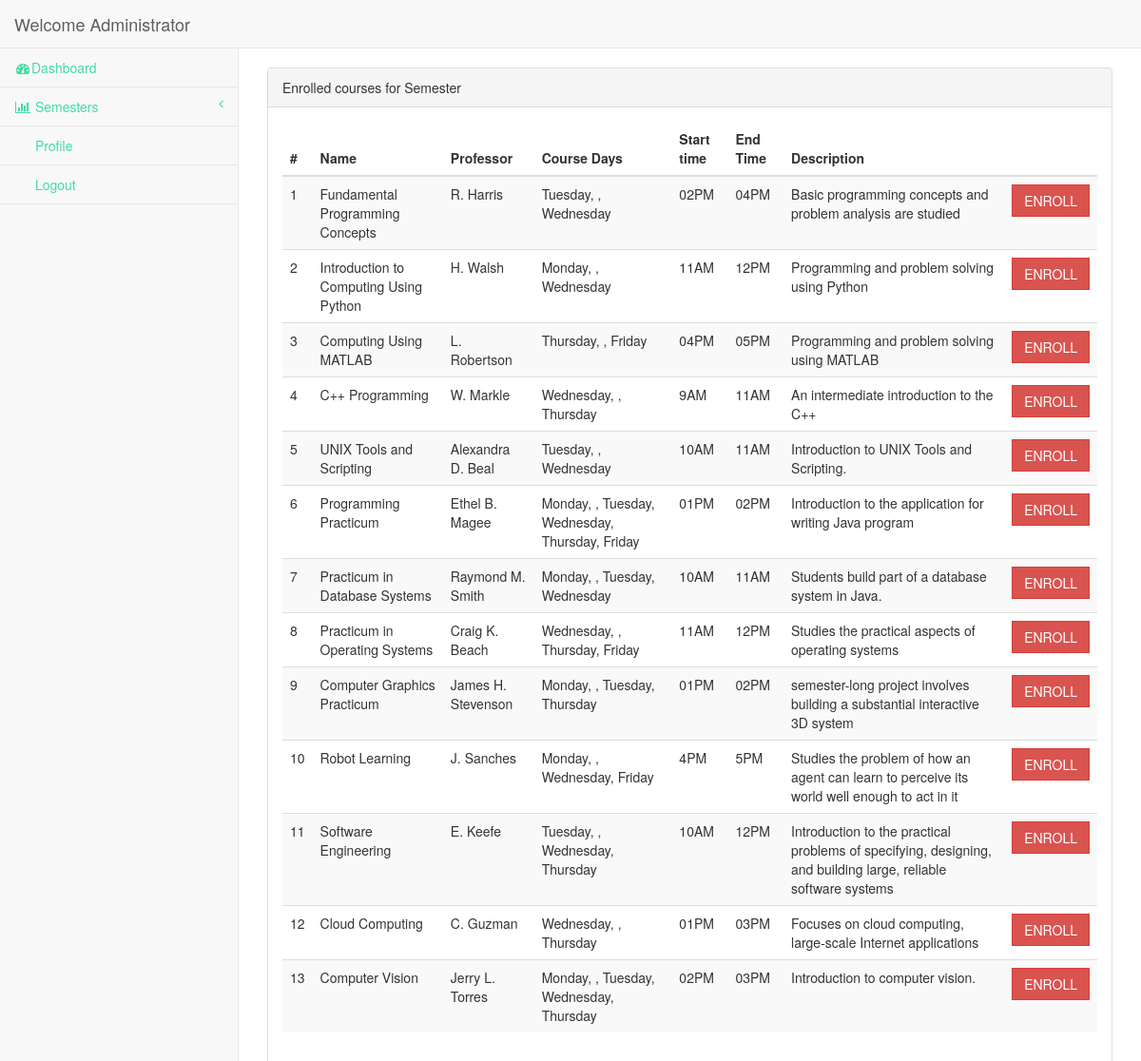
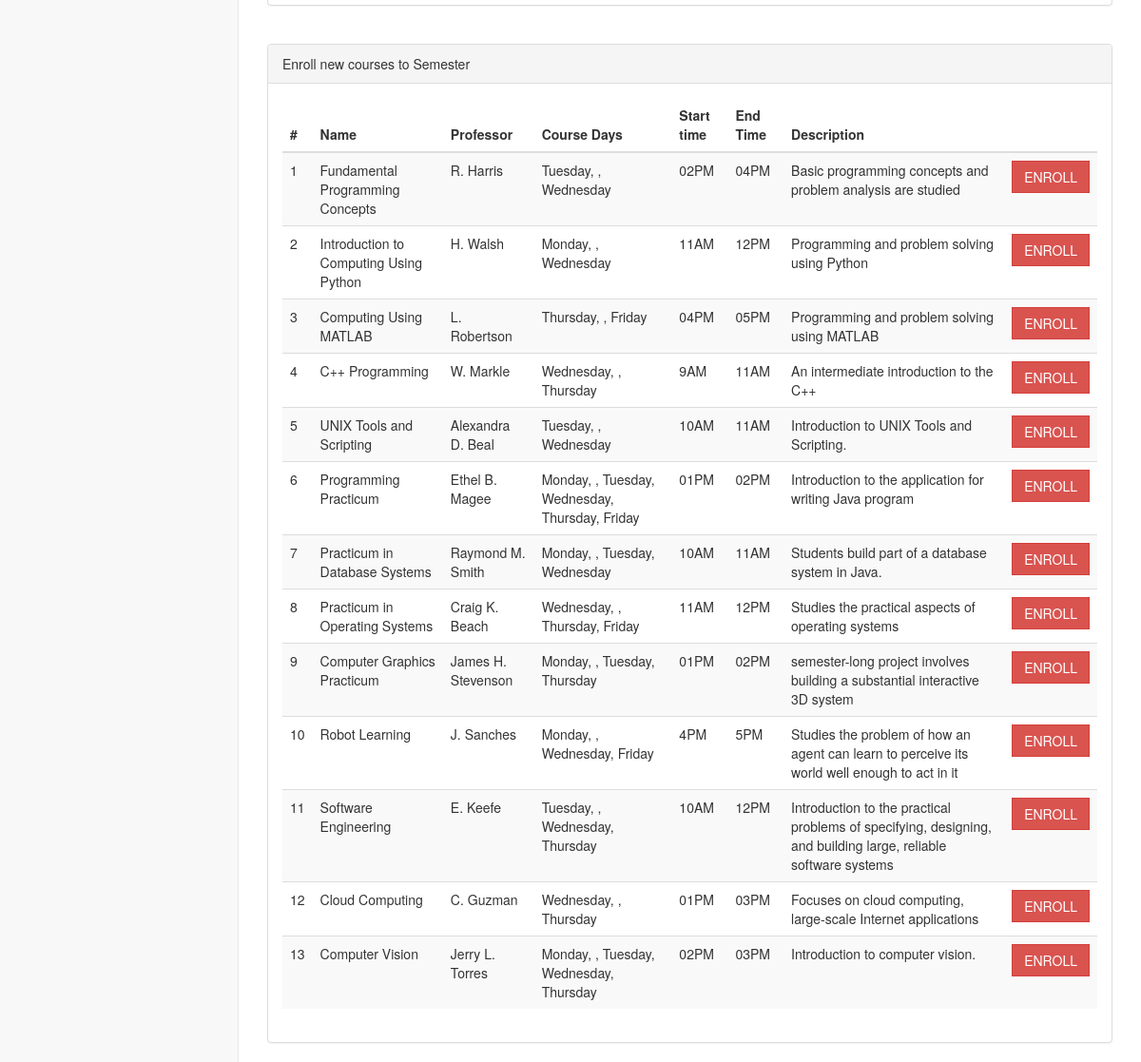
The page /add_sem_course.php (signed in) on the database its author committed (2 pictures, top to bottom).
### tables this page shows
CREATE TABLE `courses` (
  `id` int(11) NOT NULL AUTO_INCREMENT,
  `name` text NOT NULL,
  `professor` text NOT NULL,
  `days` text NOT NULL,
  `start_time` text NOT NULL,
  `end_time` text NOT NULL,
  `description` text NOT NULL,
  PRIMARY KEY (`id`)
);

### common-functions.php (called while the page is built, shortened)
<?php
function get_all_courses(){
	global $con;
	$sql = "select * from courses";
	$result = $con->query($sql);
	if ($result->num_rows > 0) {
	    $i=0;
	    while($row = $result->fetch_assoc()) {
	    	$i++;
	    	$courses[$i]['id'] = $row["id"];
	    	$courses[$i]['name'] = $row["name"];
	    	$courses[$i]['professor'] = $row["professor"];
	    	$courses[$i]['days'] = $row["days"];
	    	$courses[$i]['start_time'] = $row["start_time"];
	    	$courses[$i]['end_time'] = $row["end_time"];
	    	$courses[$i]['description'] = $row["description"];
	    }
	} else {
	    return 'No courses found';
	}
	return $courses;
}

### add_sem_course.php (the view, shortened to what this page needs)
<?php
include_once 'header.php';
include_once 'student_menu.php';
?>
  <div id="page-wrapper" style="min-height: auto !important">
<br>
            <div class="row">
                <div class="col-lg-12">
                    <div class="panel panel-default">
                        <div class="panel-heading">
                             Enrolled courses for <?php echo $_GET['sem']; ?> Semester
                        </div>
                        <div class="panel-body">
                            <div class="table-responsive">
                                <table class="table table-striped">
                                <?php
                                    $enroled_courses = get_all_courses();
                                ?>
                                    <thead>
                                        <tr>
                                            <th>#</th>
                                            <th>Name</th>
                                            <th>Professor </th>
                                            <th>Course Days</th>
                                            <th>Start time</th>
                                            <th>End Time</th>
                                            <th>Description</th>
                                            <th></th>
                                        </tr>
                                    </thead>
                                    <tbody>
                                    <?php
                                        $count =0;
                                        foreach ($enroled_courses as $course ) {
                                            $count++;
                                            echo "<tr>";
                                            echo "<td>".$count."</td>";
                                            foreach ($course as $key => $value ) {
                                                if ($key == 'id') {
                                                    continue;
                                                }
                                                if ($key == 'days') {
                                                    $str = '';
                                                    $days = unserialize($value);
                                                    foreach ($days as $day) {
                                                        if (empty($str)) {
                                                            $str .= $day.', ';
                                                        } else{
                                                            $str .= ', '.$day;
                                                        }
                                                    }
                                                    echo "<td>".$str."</td>";
                                                    continue;
                                                }
                                                echo "<td>".$value."</td>";
                                            }
                                            echo "<td><a href='add_sem_course.php?id=".$course['id']."'><button type='button' class='btn btn-danger'>Enroll</button></a></td>";
                                            echo "</tr>";
                                        }
                                    ?>
                                    </tbody>
                                </table>
                            </div>
                    </div>
                </div>
            </div>
        </div>
    </div>
     <div id="page-wrapper">
<br>
            <div class="row">
                <div class="col-lg-12">
                    <div class="panel panel-default">
                        <div class="panel-heading">
                             Enroll new courses to <?php echo $_GET['sem']; ?> Semester
                        </div>
                        <div class="panel-body">
                            <div class="table-responsive">
                                <table class="table table-striped">
                                <?php
                                    $Courses = get_all_courses();
                                ?>
                                    <thead>
                                        <tr>
                                            <th>#</th>
                                            <th>Name</th>
                                            <th>Professor </th>
                                            <th>Course Days</th>
                                            <th>Start time</th>
                                            <th>End Time</th>
                                            <th>Description</th>
                                            <th></th>
                                        </tr>
                                    </thead>
                                    <tbody>
                                    <?php
                                        $count =0;
                                        foreach ($Courses as $course ) {
                                            $count++;
                                            echo "<tr>";
                                            echo "<td>".$count."</td>";
                                            foreach ($course as $key => $value ) {
                                                if ($key == 'id') {
                                                    continue;
                                                }
                                                if ($key == 'days') {
                                                    $str = '';
                                                    $days = unserialize($value);
                                                    foreach ($days as $day) {
                                                        if (empty($str)) {
                                                            $str .= $day.', ';
                                                        } else{
                                                            $str .= ', '.$day;
                                                        }
                                                    }
                                                    echo "<td>".$str."</td>";
                                                    continue;
                                                }
                                                echo "<td>".$value."</td>";
                                            }
                                            echo "<td><a href='add_sem_course.php?id=".$course['id']."'><button type='button' class='btn btn-danger'>Enroll</button></a></td>";
                                            echo "</tr>";
                                        }
                                    ?>
                                    </tbody>
                                </table>
                            </div>
                    </div>
                </div>
            </div>
        </div>
    </div>
<?php
include_once 'footer.php';
?>

### rows shown on the page
courses: name "Fundamental Programming Concepts", professor "R. Harris", str "Tuesday, , Wednesday", start_time "02PM", end_time "04PM", description "Basic programming concepts and problem analysis are studied"
courses: name "Introduction to Computing Using Python", professor "H. Walsh", str "Monday, , Wednesday", start_time "11AM", end_time "12PM", description "Programming and problem solving using Python"
courses: name "Computing Using MATLAB", professor "L. Robertson", str "Thursday, , Friday", start_time "04PM", end_time "05PM", description "Programming and problem solving using MATLAB"
courses: name "C++ Programming", professor "W. Markle", str "Wednesday, , Thursday", start_time "9AM", end_time "11AM", description "An intermediate introduction to the C++"
courses: name "UNIX Tools and Scripting", professor "Alexandra D. Beal", str "Tuesday, , Wednesday", start_time "10AM", end_time "11AM", description "Introduction to UNIX Tools and Scripting."
courses: name "Programming Practicum", professor "Ethel B. Magee", str "Monday, , Tuesday, Wednesday, Thursday, Friday", start_time "01PM", end_time "02PM", description "Introduction to the application for writing Java program"
courses: name "Practicum in Database Systems", professor "Raymond M. Smith", str "Monday, , Tuesday, Wednesday", start_time "10AM", end_time "11AM", description "Students build part of a database system in Java."
courses: name "Practicum in Operating Systems", professor "Craig K. Beach", str "Wednesday, , Thursday, Friday", start_time "11AM", end_time "12PM", description "Studies the practical aspects of operating systems"
courses: name "Computer Graphics Practicum", professor "James H. Stevenson", str "Monday, , Tuesday, Thursday", start_time "01PM", end_time "02PM", description "semester-long project involves building a substantial interactive 3D system"
courses: name "Robot Learning", professor "J. Sanches", str "Monday, , Wednesday, Friday", start_time "4PM", end_time "5PM", description "Studies the problem of how an agent can learn to perceive its world well enough to act in it"
courses: name "Software Engineering", professor "E. Keefe", str "Tuesday, , Wednesday, Thursday", start_time "10AM", end_time "12PM", description "Introduction to the practical problems of specifying, designing, and building large, reliable software systems"
courses: name "Cloud Computing", professor "C. Guzman", str "Wednesday, , Thursday", start_time "01PM", end_time "03PM", description "Focuses on cloud computing, large-scale Internet applications"
courses: name "Computer Vision", professor "Jerry L. Torres", str "Monday, , Tuesday, Wednesday, Thursday", start_time "02PM", end_time "03PM", description "Introduction to computer vision."

### other values the page prints
$_SESSION['user_fullname'] "Administrator"
